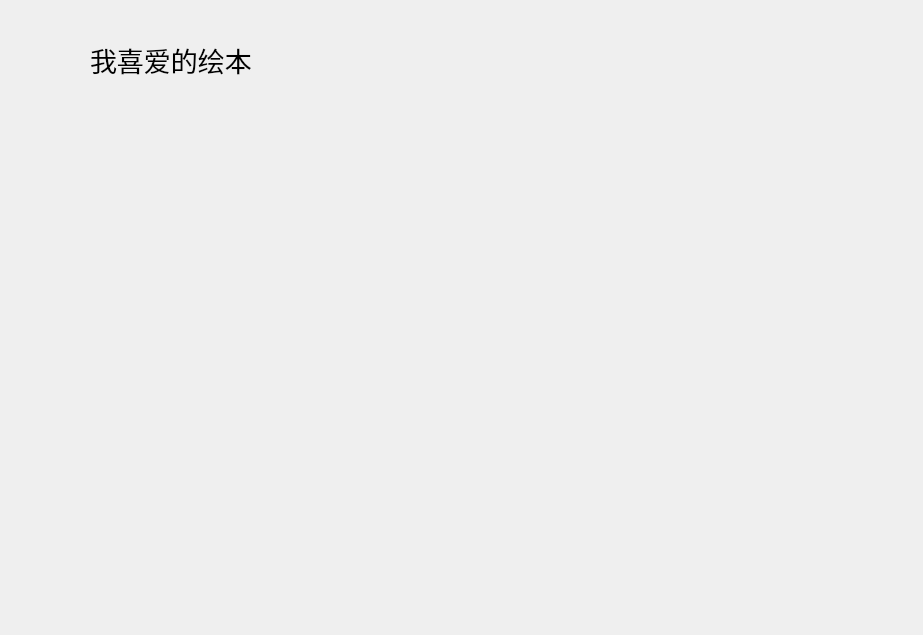
<?xml version="1.0" encoding="UTF-8"?>
<ui version="4.0">
 <class>FavoritePage</class>
 <widget class="QWidget" name="FavoritePage">
  <property name="geometry">
   <rect>
    <x>0</x>
    <y>0</y>
    <width>923</width>
    <height>635</height>
   </rect>
  </property>
  <property name="minimumSize">
   <size>
    <width>840</width>
    <height>0</height>
   </size>
  </property>
  <property name="windowTitle">
   <string>Form</string>
  </property>
  <layout class="QGridLayout" name="gridLayout" rowstretch="0,0,0,0">
   <property name="leftMargin">
    <number>0</number>
   </property>
   <property name="topMargin">
    <number>0</number>
   </property>
   <property name="rightMargin">
    <number>0</number>
   </property>
   <property name="bottomMargin">
    <number>0</number>
   </property>
   <property name="horizontalSpacing">
    <number>0</number>
   </property>
   <item row="1" column="2">
    <widget class="QLabel" name="favorite_page_title">
     <property name="sizePolicy">
      <sizepolicy hsizetype="Expanding" vsizetype="Fixed">
       <horstretch>0</horstretch>
       <verstretch>0</verstretch>
      </sizepolicy>
     </property>
     <property name="minimumSize">
      <size>
       <width>0</width>
       <height>60</height>
      </size>
     </property>
     <property name="font">
      <font>
       <pointsize>20</pointsize>
      </font>
     </property>
     <property name="text">
      <string>我喜爱的绘本</string>
     </property>
    </widget>
   </item>
   <item row="3" column="1" colspan="2">
    <widget class="PicBookCoverBox" name="favorite_page_cover_box" native="true">
     <property name="minimumSize">
      <size>
       <width>860</width>
       <height>420</height>
      </size>
     </property>
    </widget>
   </item>
   <item row="1" column="1">
    <widget class="QLabel" name="label">
     <property name="sizePolicy">
      <sizepolicy hsizetype="Minimum" vsizetype="Minimum">
       <horstretch>0</horstretch>
       <verstretch>0</verstretch>
      </sizepolicy>
     </property>
     <property name="minimumSize">
      <size>
       <width>60</width>
       <height>60</height>
      </size>
     </property>
     <property name="maximumSize">
      <size>
       <width>60</width>
       <height>60</height>
      </size>
     </property>
     <property name="text">
      <string/>
     </property>
     <property name="pixmap">
      <pixmap resource="Resources.qrc">:/images/added_to_favorites</pixmap>
     </property>
     <property name="scaledContents">
      <bool>true</bool>
     </property>
     <property name="alignment">
      <set>Qt::AlignCenter</set>
     </property>
    </widget>
   </item>
   <item row="2" column="1">
    <spacer name="verticalSpacer_2">
     <property name="orientation">
      <enum>Qt::Vertical</enum>
     </property>
     <property name="sizeType">
      <enum>QSizePolicy::Fixed</enum>
     </property>
     <property name="sizeHint" stdset="0">
      <size>
       <width>20</width>
       <height>20</height>
      </size>
     </property>
    </spacer>
   </item>
   <item row="1" column="0">
    <spacer name="horizontalSpacer">
     <property name="orientation">
      <enum>Qt::Horizontal</enum>
     </property>
     <property name="sizeType">
      <enum>QSizePolicy::Fixed</enum>
     </property>
     <property name="sizeHint" stdset="0">
      <size>
       <width>30</width>
       <height>20</height>
      </size>
     </property>
    </spacer>
   </item>
   <item row="0" column="1">
    <spacer name="verticalSpacer">
     <property name="orientation">
      <enum>Qt::Vertical</enum>
     </property>
     <property name="sizeType">
      <enum>QSizePolicy::Fixed</enum>
     </property>
     <property name="sizeHint" stdset="0">
      <size>
       <width>20</width>
       <height>30</height>
      </size>
     </property>
    </spacer>
   </item>
  </layout>
 </widget>
 <customwidgets>
  <customwidget>
   <class>PicBookCoverBox</class>
   <extends>QWidget</extends>
   <header>PicBookCoverBox.h</header>
   <container>1</container>
  </customwidget>
 </customwidgets>
 <resources>
  <include location="Resources.qrc"/>
 </resources>
 <connections/>
</ui>
